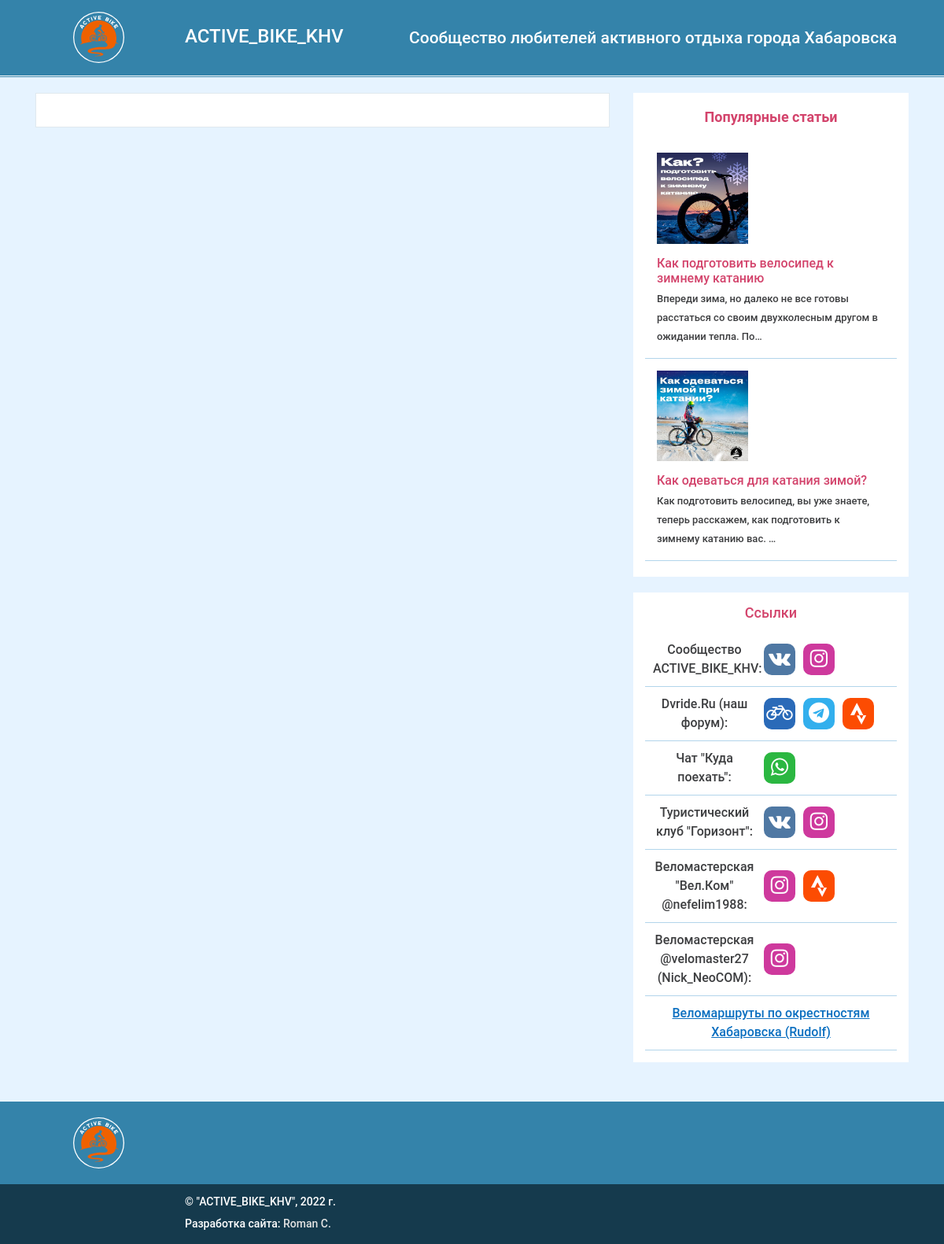
Page /about/ on the earlier database version.
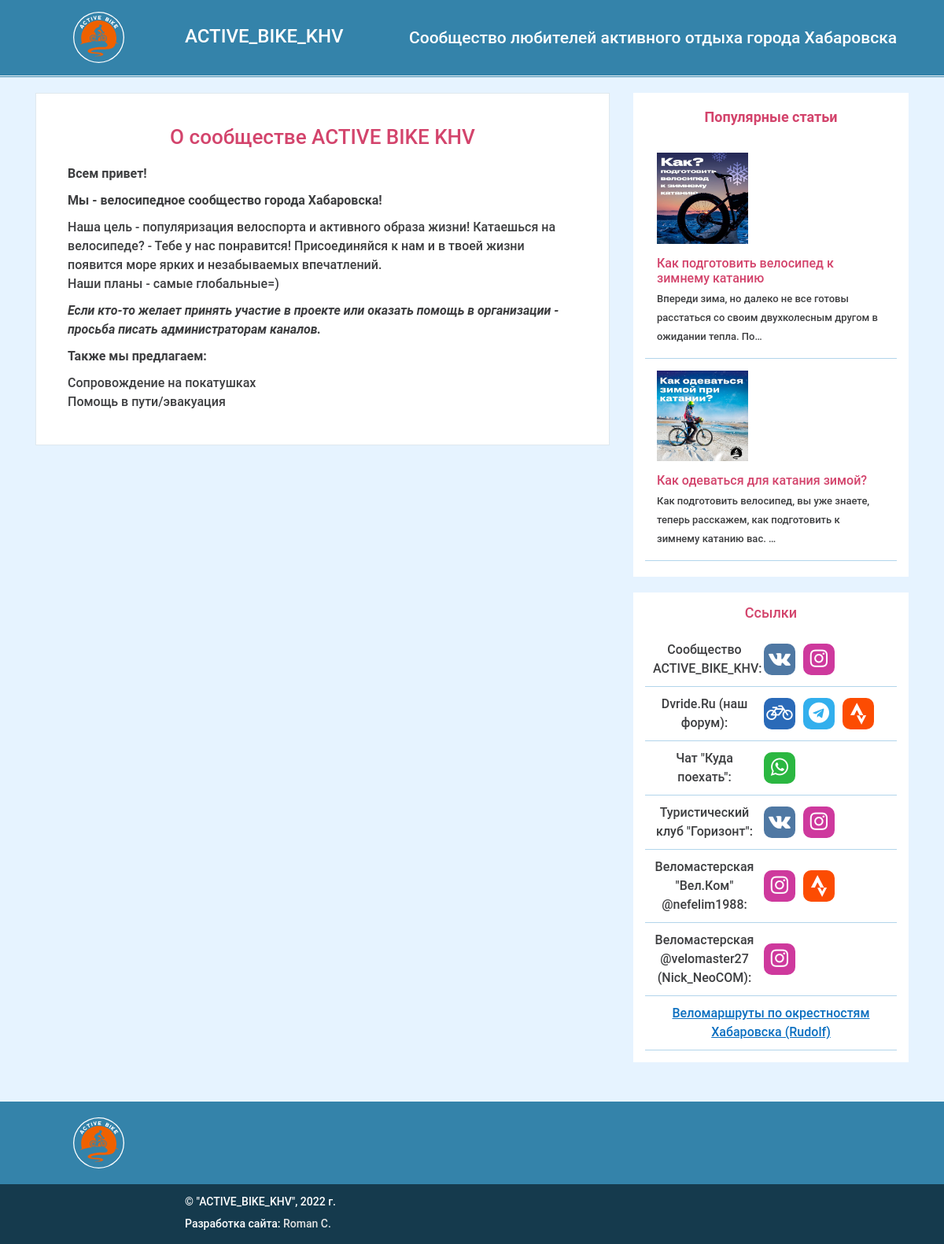
Same page on the later database version.
### events/models.py (models this page shows, shortened)
class Article(models.Model):
    title = models.CharField(max_length=200)
    image = models.ImageField(
        'Картинка',
        upload_to='articles/',
        blank=True
    )
    text = models.TextField()
    author = models.ForeignKey(
        User,
        on_delete=models.CASCADE,
        related_name='articles'
    )
    tags = models.ManyToManyField(
        Tag,
        related_name='articles',
        verbose_name='Теги',
        blank=True,
    )
    date_pub = models.DateTimeField(auto_now_add=True)
    date_edit = models.DateTimeField(auto_now=True)
    class Meta:
        ordering = ['-date_pub']
        verbose_name = 'Статья'
        verbose_name_plural = 'Статьи'

class About(models.Model):
    title = models.CharField(max_length=200)
    markdown_field = models.TextField(blank=True)
    html_field = models.TextField(blank=True, editable = False)
    class Meta:
        ordering = ['title']
        verbose_name = 'О нас'
        verbose_name_plural = 'О нас'

### events/views.py (the view)
# urls.py: path('about/', views.about_page, name='about_page'),
def about_page(request):
    template = 'about.html'
    about_page = About.objects.all()
    context = {
        'about_page': about_page
    }
    return render(request, template, context)

### events/templatetags/sidebar.py (called while the page is built)
@register.inclusion_tag("includes/right_sidebar.html")
def show_sidebar():
  articles = Article.objects.all()
  return {'popular_articles': articles}

### templates/about.html (shortened to what this page needs)
{% extends 'base.html' %}
{% load static %}
{% load cache %}
{% load thumbnail %}
{% block content %}
  <div class="events__content">
    {% for about_single in about_page %}
      <div class="about">
        <h2 class="about__title">{{ about_single.title }}</h3>
        <p class="about__text">{{ about_single.html_field|safe }}</p>
      </div>
    {% endfor %}
</div>
{% endblock %}

### templates/includes/right_sidebar.html (shortened to what the changed rows need)
{% load thumbnail %}
<aside class="sidebar">
  <div class="top-articles">
    <h2 class="top-articles__title">Популярные статьи</h2>
    <ul class="top-articles-list">
      {% for article in popular_articles %}
        <li class="single-article">
          <a href="{% url 'events:article_detail' article.id %}" class="single-article__link">
            {% thumbnail article.image "200x200" crop="center" upscale=True as im %}
              <img src="{{ im.url }}" alt="{{ article.title }}" class="single-article__img">
            {% endthumbnail %}
            <h3 class="single-article__title">{{ article.title }}</h3>
            <p class="single-article__text">{{ article.text|truncatechars:100 }}</p>
          </a>
        </li>
      {% endfor %}
    </ul>
  </div>
  <div class="links-block">
    <h2 class="links-block__caption links-caption">Ссылки</h2>
  </div>
</aside>

Differences in the rows shown:
added About: title "О сообществе ACTIVE BIKE KHV", html_field "Всем привет! Мы - велосипедное сообщество города Хабаровска! Наша цель - популяризация велоспорта и активного образа жизни! Катаешься на велосипеде? - Тебе у нас понравится! Присоединяйся к нам и в твоей жизни появится море ярких и незабываемых впечатлений. Наши планы - самые глобальные=) Если кто-то желает принять участие в проекте или оказать помощь в организации - просьба писать администраторам каналов. Также мы предлагаем: Сопровождение на покатушках Помощь в пути/эвакуация"
